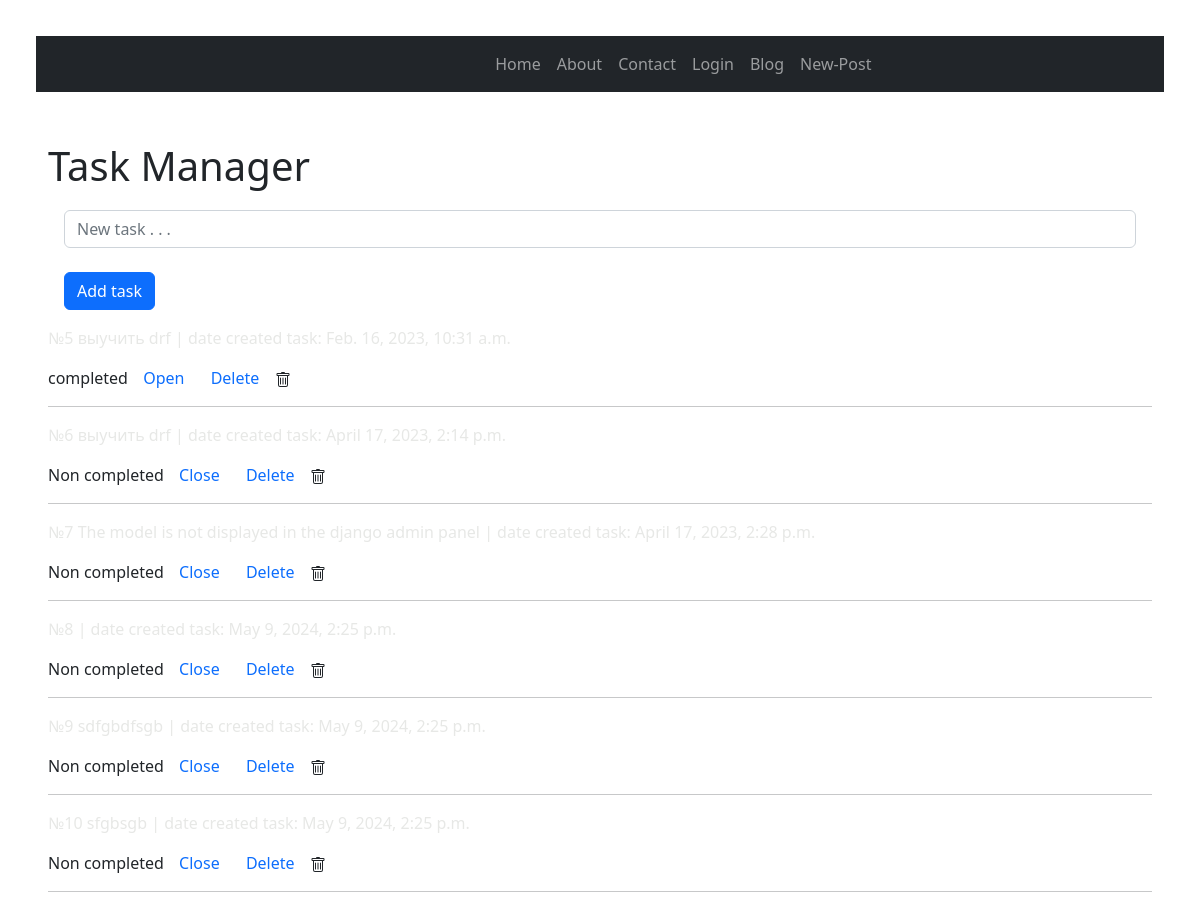
The app's page /, older data.
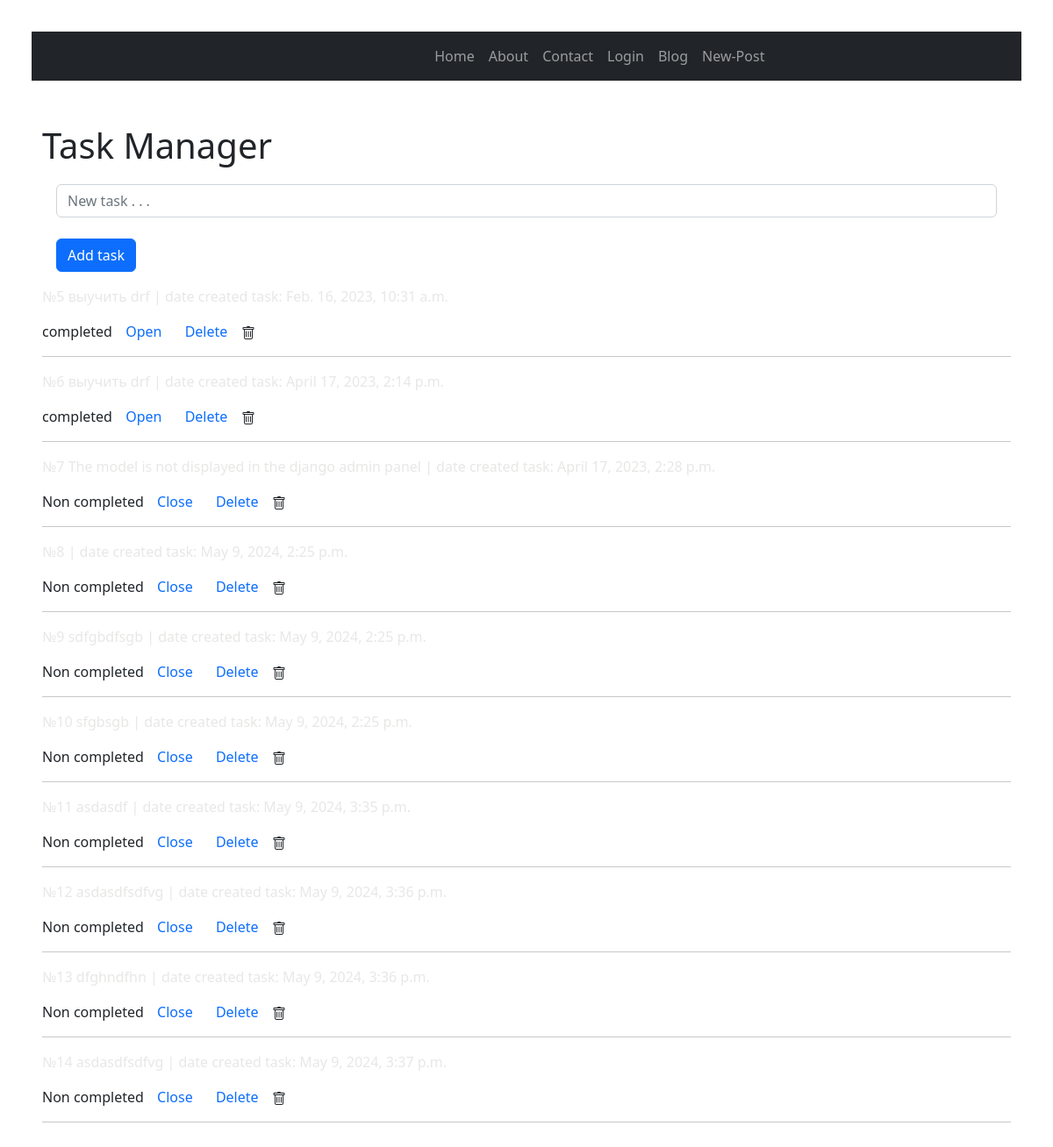
The same page, newer data.
### main/models.py (models this page shows, shortened)
class ToDo(models.Model):
    title = models.CharField('Name to do', max_length=500)
    is_complete = models.BooleanField('Complete', default=False)
    date_created = models.DateTimeField('Date created', default=timezone.now())

### main/views.py (the view)
# urls.py: path('', views.index),
def index(request: HttpRequest = sample_request) -> HttpResponse:
    todos: QuerySet = ToDo.objects.all()
    context: TodoView = {'todo_list': todos,
                         'title': 'Главная страница'}
    return render(request, 'main/index.html',
                  context=context)

### templates/main/index.html (shortened to what this page needs)
{% extends "base.html" %}
{% load static %}
{% block content %}
<div>
<div style="margin-top: 50px;" class="ui container ">
    <h1 class="ui center aligned header">Task Manager</h1>
    <form style="margin-top: 20px;" class="form-inline" action="{% url 'add' %}" method="post">
        <div class="form-group mx-sm-3 mb-2">
            <input class="form-control" type="text" name="title" placeholder="New task . . ."><br>
            <button class="btn btn-primary mb-2" type="submit">Add task</button>
        </div>
    </form>
{% for todo in todo_list %}
<div class="ui segment">
    <p class="ui big header">№{{ todo.id }} {{ todo.title }} | date created task: {{ todo.date_created }}</p>
    {% if todo.is_complete == False %}
        <span class="ui gray label">Non completed</span>
        <a class="ui primary basic button" href="{% url 'update' todo_id=todo.id %}">Close</a>
    {% else %}
        <span class="ui green label">completed</span>
        <a class="ui blue button" href="{% url 'update' todo_id=todo.id %}">Open</a>
    {% endif %}
    <a class="ui negative basic button" href="{% url 'delete' todo_id=todo.id %}">Delete</a>
    <hr/>
</div>
{% endfor %}
</div>
</div>
{% endblock content %}

### templates/base.html (shortened to what this page needs)
{% load static %}
<!DOCTYPE html>
<html lang="ru">
<head>
    <link rel="stylesheet" href="https://cdn.jsdelivr.net/npm/bootstrap@5.2.3/dist/css/bootstrap.min.css">
    <link rel="stylesheet" href="{% static "main/css/styles.css" %}">
    <link rel="stylesheet" href="https://use.fontawesome.com/releases/v5.8.2/css/all.css">
</head>
<body>
    <nav class="navbar navbar-expand-lg navbar-dark bg-dark centrelis">
      <div class="collapse navbar-collapse" id="navbarNavAltMarkup">
        <div class="navbar-nav">
          <a class="nav-item nav-link" href="/index">Home</a>
          <a class="nav-item nav-link" href="/about">About</a>
          <a class="nav-item nav-link" href="/contact">Contact</a>
          <a class="nav-item nav-link" href="/auth/login">Login</a>
          <a class="nav-item nav-link" href="/post">Blog</a>
          <a class="nav-item nav-link" href="/post/create_post">New-Post</a>
        </div>
      </div>
    </nav>
    {% block content %}{% endblock %}
</body>
</html>

### static/main/css/styles.css (style rules this page uses)
body { float: center; width-min: 40%; padding: 3%; height: 60%; }
p, strong { color:#e7e8e6; }
a, u { padding: 1%; text-decoration: none; }
.centrelis { padding-left: 40%; }

Row changes from the older to the newer data that the page shows:
changed ToDo "April 17, 2023, 2:14 p.m.": is_complete "Non completed Close" → "completed Open"
added ToDo: id "11", title "asdasdf", date_created "May 9, 2024, 3:35 p.m.", is_complete "Non completed"
added ToDo: id "12", title "asdasdfsdfvg", date_created "May 9, 2024, 3:36 p.m.", is_complete "Non completed"
added ToDo: id "13", title "dfghndfhn", date_created "May 9, 2024, 3:36 p.m.", is_complete "Non completed"
added ToDo: id "14", title "asdasdfsdfvg", date_created "May 9, 2024, 3:37 p.m.", is_complete "Non completed"
